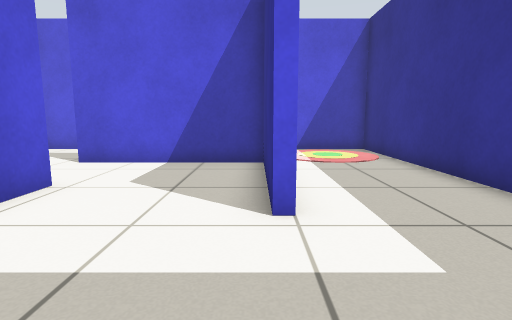
View 1 (above)

16 first-person views from a walk through a robot-simulator world made for Gazebo. The camera is 0.64 m above the floor, tilts 8° down and sees 80° across. The floor is counted in squares, 0.5 m on a side. Each view is taken from the middle of a square. On the plan, view 1 faces up. The plan holds only what a view shows up to about 14 squares ahead; the rest is blank.

View 2
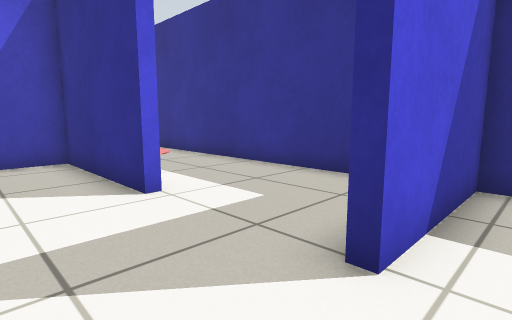

View 3
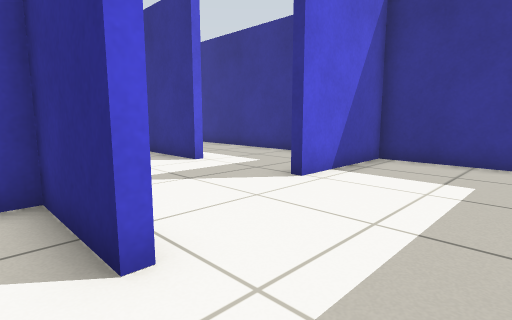

View 4
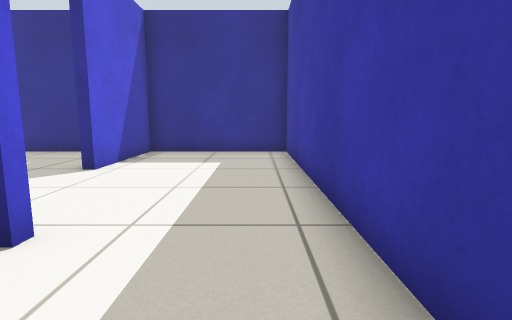

View 5
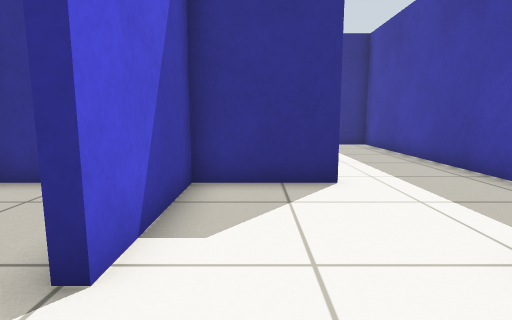

View 6
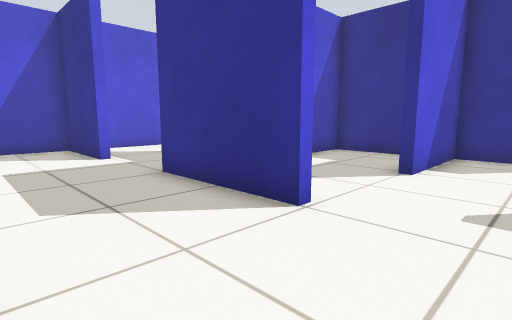

View 7
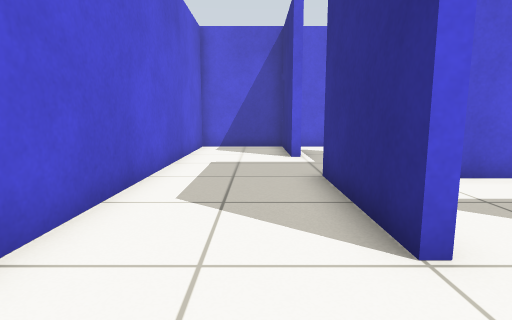

View 8
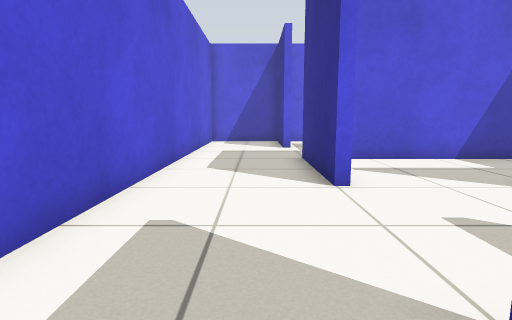

View 9
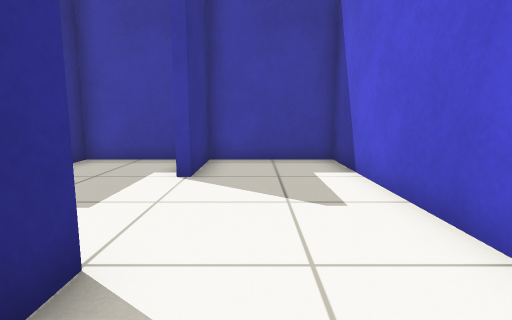

View 10
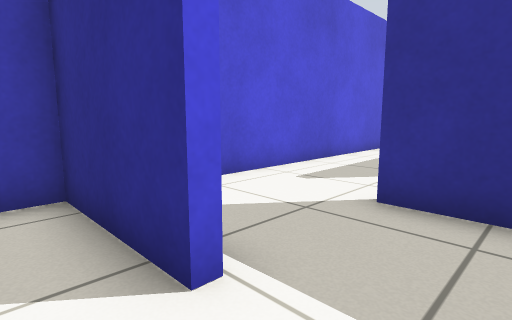

View 11
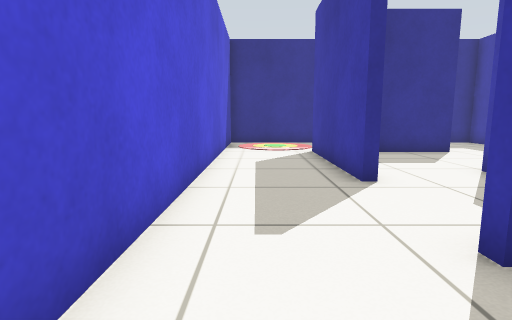

View 12
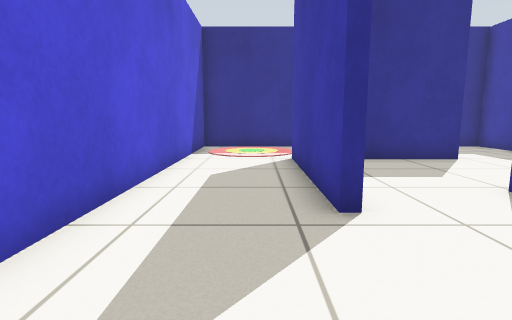

View 13
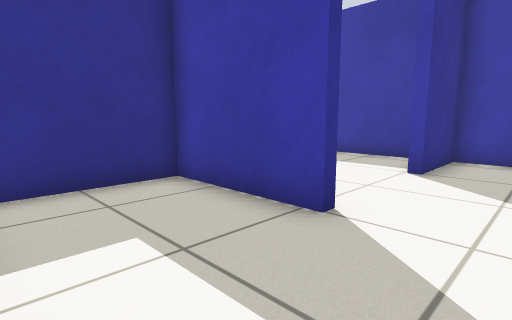

View 14
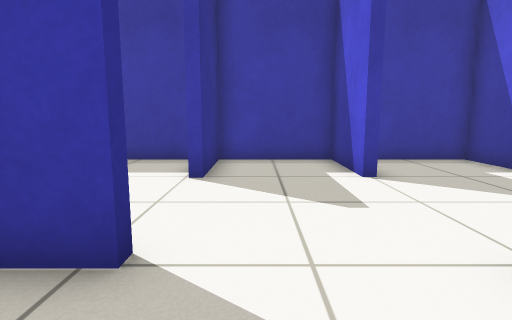

View 15
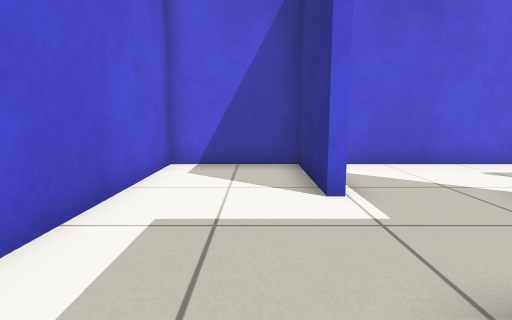

View 16
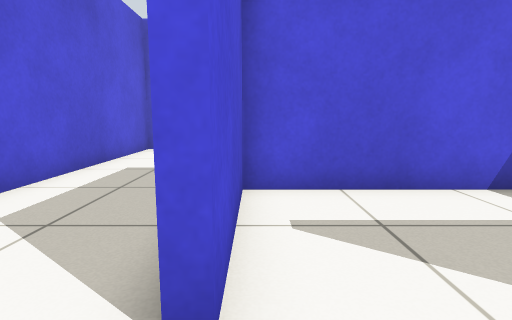

### Floor plan
Points are (right, up) in squares from view 1. A wall is a line through its corners. A room is listed if a view was taken in it or the views show most of it. See-through windows are left out.
Room 1 (view 1)
walls: (-3.8, 5.6) (-3.8, 4.5); (0.6, 3.8) (0.2, 3.8) (0.2, 8.6) (-5, 8.6) (-5, 8.9) (0.5, 8.9); (2.5, 0.2) (4.3, 0.2) (4.3, 12.3) (-8.6, 12.3); (-8.5, 8.9) (-8.1, 8.9)
ways out: opening at (-1.5, 0) to room 2; opening at (-8, 10.5) to room 4
Room 2 (view 2)
walls: (-3.6, -5.1) (4.3, -5.1) (4.3, -0.1) (0.2, -0.1)
ways out: opening at (-1.5, 0) to room 1; opening at (-4, -3) to room 3
Room 3 (views 3, 4)
walls: (-3.8, -1.6) (-4.1, -1.6) (-4.1, 1.3) (-7.9, 1.3); (-7, -5.1) (-3.6, -5.1)
ways out: opening at (-4, -3) to room 2; opening at (-8, -0.5) to room 4
Room 4 (views 5, 6, 7, 8, 9, 10, 11, 12, 15, 16)
walls: (-11.2, 1.6) (-11.5, 1.6) (-11.5, 5.6); (-8.5, 7.2) (-8.5, 8.9); (-11.8, 8.8) (-11.8, 12.3) (-15.3, 12.3) (-15.3, -5.1) (-11.5, -5.1) (-11.5, -2.4); (-11.2, -2.4) (-11.2, -5.1) (-7.8, -5.1) (-7.8, -2.4) (-7.5, -2.4); (-8.6, 12.3) (-11.1, 12.3)
ways out: opening at (-8, 10.5) to room 1; opening at (-8, -0.5) to room 3; opening at (-9.5, 2) to room 5
Room 5 (views 13, 14)
walls: (-7.9, 1.6) (-4.1, 1.6) (-4.1, 5.3) (-11.2, 5.3) (-11.2, 1.6)
ways out: opening at (-9.5, 2) to room 4

Where each view was taken, in squares from view 1:
view 1: 0 up, 0 right, facing up
view 2: 1 down, 2 left, facing up-right
view 3: 4 down, 5 left, facing up-right
view 4: 4 down, 7 left, facing right
view 5: 0 up, 10 left, facing right
view 6: 1 down, 15 left, facing up-right
view 7: 1 down, 13 left, facing up
view 8: 4 down, 13 left, facing up
view 9: 4 up, 13 left, facing down
view 10: 7 up, 13 left, facing up-right
view 11: 11 up, 11 left, facing right
view 12: 10 up, 9 left, facing right
view 13: 5 up, 10 left, facing down-right
view 14: 4 up, 9 left, facing down
view 15: 4 up, 13 left, facing up
view 16: 0 up, 11 left, facing up
